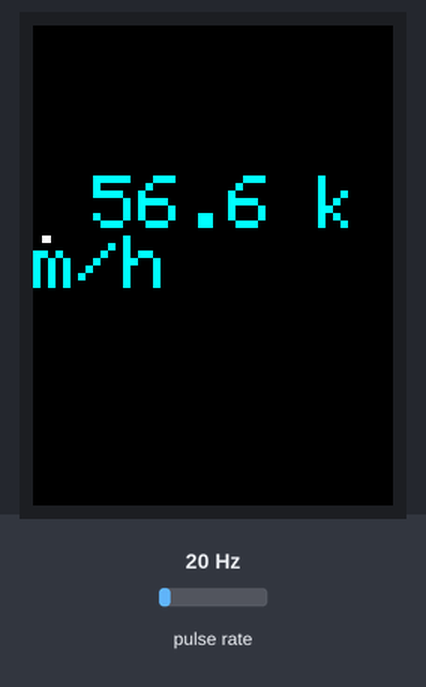
Simulated run of this sketch. Board: Arduino Uno, built with avr-gcc and run on an emulated ATmega328P. On the bench: 240×320 colour display. Wiring (inferred from the names in the program): pulse sensor: data pin 3. Inputs (shaded band) come from the test bench; at power-on: pulse rate 20 Hz. What the sketch prints to the serial monitor is not drawn.

Above: at 1.4 s.
1.5 s: pulse rate (sensor on pin 3) set to 150 Hz
At 1.67 s:
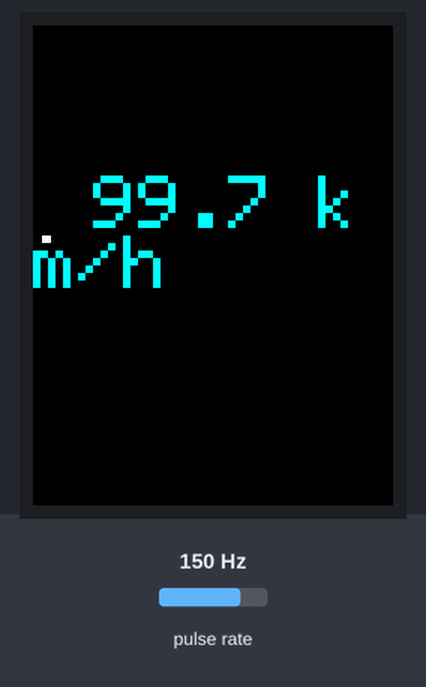
3.0 s: pulse rate (sensor on pin 3) set to 4 Hz
At 4.8 s:
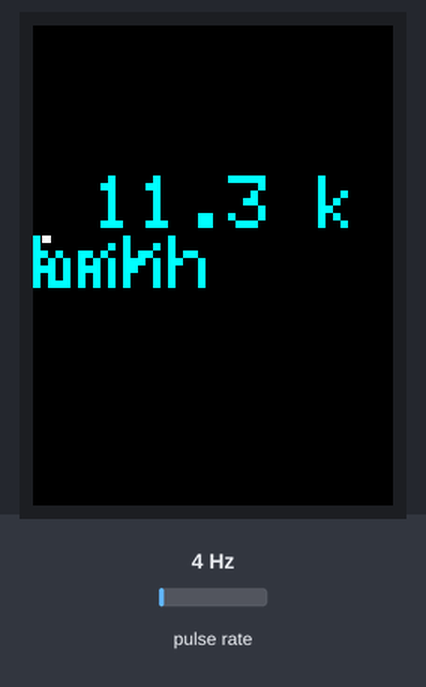
5.1 s: pulse rate (sensor on pin 3) set to 50 Hz
At 9.1 s:
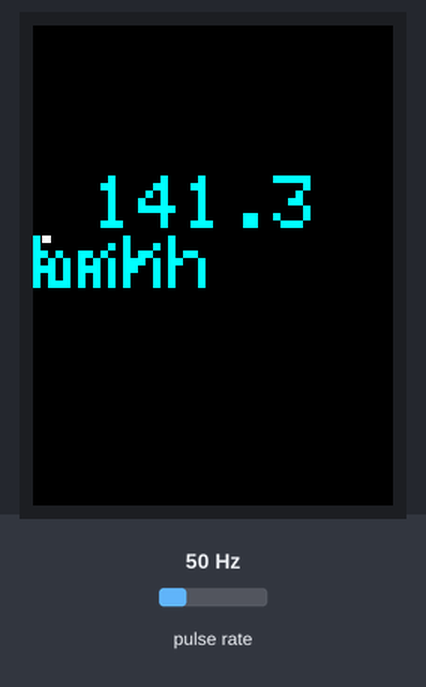
Timing chart, 0 to 10.6 s (numbered marks = the images above; inputs shaded):
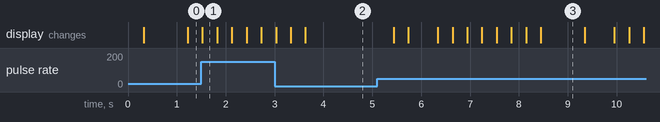

Measured:
- after the input at 1.5 s, the display: changes at once (image 1)
- after the input at 5.1 s, the display: first changes after 0.34 s (image 3 shows a later state)
- what the display in image 3 shows lasts 1.0 s, from 8.4 s to 9.4 s

The sketch:

RF_emisor.ino
```cpp
#include <SPI.h>
#include <Adafruit_GFX.h>
#include <Adafruit_ILI9341.h>

#define TFT_CS   10
#define TFT_DC    9
#define TFT_RST   8

#define HALL_PIN 3
#define WHEEL_RADIUS 0.25

  // Radio de la rueda en metros (ej. 15 cm)
#define NUM_MAGNETS 2

Adafruit_ILI9341 tft = Adafruit_ILI9341(TFT_CS, TFT_DC, TFT_RST);

volatile unsigned long lastPulse = 0;
volatile unsigned long pulseInterval = 0;
float velocity = 0.0;

void hallInterrupt() {
  unsigned long now = micros();
  pulseInterval = now - lastPulse;
  lastPulse = now;
}

void setup() {
  Serial.begin(9600);
  while (!Serial);

  pinMode(HALL_PIN, INPUT_PULLUP);
  attachInterrupt(digitalPinToInterrupt(HALL_PIN), hallInterrupt, FALLING);

  tft.begin();
  tft.fillScreen(ILI9341_BLACK);
  tft.setTextSize(3);
  tft.setTextColor(ILI9341_WHITE);
  tft.setCursor(30, 100);
  tft.println("Esperando...");
}

void loop() {
  static unsigned long lastUpdate = 0;
  unsigned long currentTime = millis();

  if (pulseInterval > 0) {
    float time_s = pulseInterval / 1000000.0;
    velocity = (2 * 3.1416 * WHEEL_RADIUS / (time_s * NUM_MAGNETS)) * 3.6;
  } else {
    // Si pasa mucho tiempo sin pulsos, la velocidad baja a cero
    if (millis() - lastPulse / 1000 > 2000) velocity = 0;
  }

  // Actualizar pantalla cada 300 ms
  if (currentTime - lastUpdate > 300) {
    lastUpdate = currentTime;

    tft.fillRect(0, 80, 240, 60, ILI9341_BLACK);
    tft.setTextColor(ILI9341_CYAN);
    tft.setTextSize(5);
    tft.setCursor(40, 100);
    tft.print(velocity, 1);
    tft.print(" km/h");

    Serial.print("Velocidad: ");
    Serial.println(velocity);
  }
}
```
